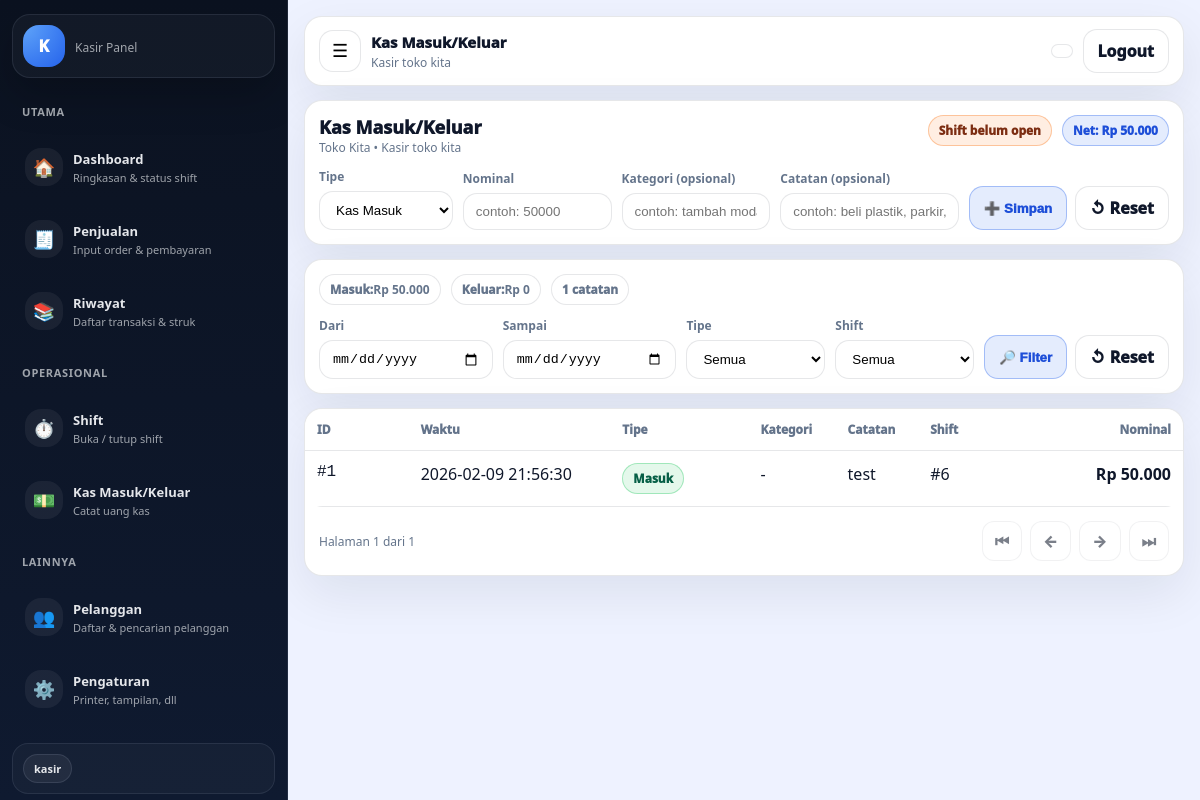
Screenshot of /advance/kasir_cashdraw.php (signed in) with the database file from the repository.
### tables this page shows
CREATE TABLE `stores` (
  `id` bigint(20) UNSIGNED NOT NULL,
  `name` varchar(150) NOT NULL,
  `address` text DEFAULT NULL,
  `phone` varchar(50) DEFAULT NULL,
  `owner_admin_id` bigint(20) UNSIGNED NOT NULL,
  `is_active` tinyint(1) DEFAULT 1,
  `store_type` enum('basic','bom') NOT NULL DEFAULT 'bom',
  `created_at` timestamp NOT NULL DEFAULT current_timestamp(),
  `receipt_header` varchar(255) DEFAULT NULL,
  `receipt_footer` varchar(255) DEFAULT NULL,
  `receipt_show_logo` tinyint(1) DEFAULT 1,
  `receipt_auto_print` tinyint(1) DEFAULT 1,
  `receipt_paper` enum('58mm','80mm') DEFAULT '80mm',
  `receipt_logo_path` varchar(255) DEFAULT NULL
);

CREATE TABLE `cash_movements` (
  `id` bigint(20) UNSIGNED NOT NULL,
  `store_id` bigint(20) UNSIGNED NOT NULL,
  `shift_id` bigint(20) UNSIGNED DEFAULT NULL,
  `kasir_id` bigint(20) UNSIGNED NOT NULL,
  `type` enum('in','out') NOT NULL,
  `amount` int(11) NOT NULL DEFAULT 0,
  `category` varchar(50) DEFAULT NULL,
  `note` varchar(255) DEFAULT NULL,
  `created_at` datetime NOT NULL DEFAULT current_timestamp()
);

### advance/kasir_cashdraw.php (the view, shortened to what this page needs)
<?php
require __DIR__ . '/../config/db.php';
$actor = auth_user();
$kasirId = (int)($actor['id'] ?? 0);
function rupiah(int $n): string {
  return 'Rp ' . number_format($n, 0, ',', '.');
}
$storeId = resolve_store_id($pdo, $actor);
$storeName = 'Toko';
$st = $pdo->prepare('SELECT name FROM stores WHERE id=? LIMIT 1');
$st->execute([$storeId]);
if ($row = $st->fetch(PDO::FETCH_ASSOC)) $storeName = (string)$row['name'];
$activeShiftId = isset($_SESSION['active_shift_id']) ? (int)$_SESSION['active_shift_id'] : 0;
$dateFrom = trim((string)($_GET['date_from'] ?? ''));
$dateTo   = trim((string)($_GET['date_to'] ?? ''));
$typeF    = trim((string)($_GET['type'] ?? ''));
$shiftF   = trim((string)($_GET['shift'] ?? ''));
$page = (int)($_GET['page'] ?? 1);
$perPage = 20;
$where = ['cm.store_id = :store_id', 'cm.kasir_id = :kasir_id'];
$params = [':store_id' => $storeId, ':kasir_id' => $kasirId];
$whereSql = implode(' AND ', $where);
$sumQ = $pdo->prepare("
  SELECT
    COALESCE(SUM(CASE WHEN cm.type='in'  THEN cm.amount ELSE 0 END),0) AS total_in,
    COALESCE(SUM(CASE WHEN cm.type='out' THEN cm.amount ELSE 0 END),0) AS total_out,
    COUNT(*) AS cnt
  FROM cash_movements cm
  WHERE $whereSql
");
$sumQ->execute($params);
$sum = $sumQ->fetch(PDO::FETCH_ASSOC) ?: ['total_in'=>0,'total_out'=>0,'cnt'=>0];
$totalIn  = (int)($sum['total_in'] ?? 0);
$totalOut = (int)($sum['total_out'] ?? 0);
$totalCnt = (int)($sum['cnt'] ?? 0);
$net = $totalIn - $totalOut;
$totalPages = (int)max(1, (int)ceil($totalCnt / $perPage));
$offset = ($page - 1) * $perPage;
$listQ = $pdo->prepare("
  SELECT cm.id, cm.type, cm.amount, cm.category, cm.note, cm.shift_id, cm.created_at
  FROM cash_movements cm
  WHERE $whereSql
  ORDER BY cm.id DESC
  LIMIT $perPage OFFSET $offset
");
$listQ->execute($params);
$rows = $listQ->fetchAll(PDO::FETCH_ASSOC);
require __DIR__ . '/../publik/partials/kasir_layout_top.php';
function build_qs(array $overrides = []): string {
  $q = $_GET;
  foreach ($overrides as $k => $v) {
    if ($v === null) unset($q[$k]); else $q[$k] = (string)$v;
  }
  return http_build_query($q);
}
?>
<div class="grid">
  <section class="card card-pad">
    <div class="hrow">
      <div>
        <h1 class="title">Kas Masuk/Keluar</h1>
        <div class="muted"><?= htmlspecialchars($storeName) ?> • <?= htmlspecialchars((string)$actor['name']) ?></div>
      </div>
      <div style="display:flex; gap:10px; align-items:center; flex-wrap:wrap;">
        <?php if($activeShiftId>0): ?>
          <span class="pill good">Shift aktif: #<?= (int)$activeShiftId ?></span>
        <?php else: ?>
          <span class="pill warn">Shift belum open</span>
        <?php endif; ?>
        <span class="pill brand">Net: <?= rupiah($net) ?></span>
      </div>
    </div>
    <div style="height:12px"></div>
    <form method="post" class="formgrid">
      <div>
        <label>Tipe</label>
        <select name="type" required>
          <option value="in">Kas Masuk</option>
        </select>
      </div>
      <div>
        <label>Nominal</label>
        <input type="number" name="amount" min="1" placeholder="contoh: 50000" required>
      </div>
      <div class="full">
        <label>Kategori (opsional)</label>
        <input name="category" placeholder="contoh: tambah modal / pengeluaran">
      </div>
      <div class="full">
        <label>Catatan (opsional)</label>
        <input name="note" placeholder="contoh: beli plastik, parkir, dll">
      </div>
      <div class="actions">
        <button class="btn primary" type="submit">➕ Simpan</button>
        <a class="btn" href="kasir_cashdraw.php">↺ Reset</a>
      </div>
    </form>
  </section>
  <section class="card card-pad">
    <div class="hrow">
      <div style="display:flex; gap:10px; flex-wrap:wrap;">
        <span class="pill">Masuk: <b><?= rupiah($totalIn) ?></b></span>
        <span class="pill">Keluar: <b><?= rupiah($totalOut) ?></b></span>
        <span class="pill"><?= (int)$totalCnt ?> catatan</span>
      </div>
    </div>
    <div style="height:12px"></div>
    <form class="filters" method="get">
      <div>
        <label>Dari</label>
        <input type="date" name="date_from" value="<?= htmlspecialchars($dateFrom) ?>">
      </div>
      <div>
        <label>Sampai</label>
        <input type="date" name="date_to" value="<?= htmlspecialchars($dateTo) ?>">
      </div>
      <div>
        <label>Tipe</label>
        <select name="type">
          <option value="" <?= $typeF===''?'selected':'' ?>>Semua</option>
        </select>
      </div>
      <div>
        <label>Shift</label>
        <select name="shift">
          <option value="" <?= $shiftF===''?'selected':'' ?>>Semua</option>
        </select>
      </div>
      <div class="actions">
        <button class="btn primary" type="submit">🔎 Filter</button>
        <a class="btn" href="kasir_cashdraw.php">↺ Reset</a>
      </div>
    </form>
  </section>
  <section class="card">
    <div class="desktopOnly">
      <div class="twrap">
        <table>
          <thead>
            <tr>
              <th style="min-width:90px">ID</th>
              <th style="min-width:160px">Waktu</th>
              <th style="min-width:120px">Tipe</th>
              <th>Kategori</th>
              <th>Catatan</th>
              <th style="min-width:90px">Shift</th>
              <th class="right" style="min-width:140px">Nominal</th>
            </tr>
          </thead>
          <tbody>
          <?php if(!$rows): ?>
            <tr><td colspan="7" class="muted" style="padding:18px">Belum ada catatan kas.</td></tr>
          <?php else: ?>
            <?php foreach($rows as $r): ?>
              <?php
                $tp = (string)($r['type'] ?? '');
                $tpLbl = $tp === 'in' ? 'Masuk' : 'Keluar';
                $tpPill = $tp === 'in' ? 'pill good' : 'pill warn';
              ?>
              <tr>
                <td class="mono">#<?= (int)$r['id'] ?></td>
                <td class="nowrap"><?= htmlspecialchars((string)$r['created_at']) ?></td>
                <td><span class="<?= $tpPill ?>"><?= htmlspecialchars($tpLbl) ?></span></td>
                <td><?= htmlspecialchars((string)($r['category'] ?? '-')) ?></td>
                <td><?= htmlspecialchars((string)($r['note'] ?? '-')) ?></td>
                <td><?= $r['shift_id'] ? ('#'.(int)$r['shift_id']) : '-' ?></td>
                <td class="right nowrap"><b><?= rupiah((int)$r['amount']) ?></b></td>
              </tr>
            <?php endforeach; ?>
          <?php endif; ?>
          </tbody>
        </table>
      </div>
    </div>
    <div class="card-pad" style="display:flex; justify-content:space-between; align-items:center; gap:12px; flex-wrap:wrap;">
      <div class="muted">Halaman <?= (int)$page ?> dari <?= (int)$totalPages ?></div>
      <div class="pager">
        <?php $prev=$page-1; $next=$page+1; ?>
        <a class="btn" href="kasir_cashdraw.php?<?= htmlspecialchars(build_qs(['page'=>1])) ?>" <?= $page<=1?'style="pointer-events:none; opacity:.55"':'' ?>>⏮</a>
        <a class="btn" href="kasir_cashdraw.php?<?= htmlspecialchars(build_qs(['page'=>$prev])) ?>" <?= $page<=1?'style="pointer-events:none; opacity:.55"':'' ?>>←</a>
        <a class="btn" href="kasir_cashdraw.php?<?= htmlspecialchars(build_qs(['page'=>$next])) ?>" <?= $page>=$totalPages?'style="pointer-events:none; opacity:.55"':'' ?>>→</a>
        <a class="btn" href="kasir_cashdraw.php?<?= htmlspecialchars(build_qs(['page'=>$totalPages])) ?>" <?= $page>=$totalPages?'style="pointer-events:none; opacity:.55"':'' ?>>⏭</a>
      </div>
    </div>
  </section>
</div>
<?php require __DIR__ . '/../publik/partials/kasir_layout_bottom.php'; ?>

### publik/partials/kasir_layout_top.php (style rules this page uses)
:root { --bg: #eef2ff; --surface: #ffffff; --ink: #0f172a; --muted: #64748b; --line: rgba(15,23,42,.10); --sidebar: #0b1220; --sidebar2:#0f1a30; --sb-ink: #e5e7eb; --sb-muted: rgba(229,231,235,.68); --sb-line: rgba(148,163,184,.14); --brand: #2563eb; --accent:#f97316; --good: #16a34a; --radius: 18px; --sb-open: 288px; --sb-mini: 84px; }
* { box-sizing:border-box; }
body { margin:0; font-family: system-ui,-apple-system,Segoe UI,Roboto,Arial; background: var(--bg); color: var(--ink); overflow-x: hidden; }
a { color:inherit; }
.pill { padding:8px 10px; border-radius:999px; border:1px solid var(--line); background:#fff; font-size:12px; font-weight:900; color: var(--muted); white-space:nowrap; }
.btn { display:inline-flex; align-items:center; gap:8px; padding:10px 12px; border-radius: 14px; border:1px solid var(--line); background:#fff; cursor:pointer; font-weight: 900; text-decoration:none; -webkit-tap-highlight-color: transparent; }

### advance/kasir_cashdraw.php (style rules this page uses)
.card { background: var(--surface); border:1px solid var(--line); border-radius: var(--radius); box-shadow: 0 18px 50px rgba(15,23,42,.08); }
.card-pad { padding:14px; }
.grid { display:grid; gap:14px; }
.hrow { display:flex; align-items:flex-start; justify-content:space-between; gap:12px; flex-wrap:wrap; }
.title { font-size:18px; font-weight: 1000; margin:0; }
.muted { color: var(--muted); font-size:12px; }
.pill { display:inline-flex; align-items:center; padding:6px 10px; border-radius:999px; border:1px solid var(--line); font-size:12px; font-weight:950; color: var(--muted); background:#fff; }
.pill.good { border-color: rgba(34,197,94,.35); background: rgba(34,197,94,.12); color:#065f46; }
.pill.warn { border-color: rgba(249,115,22,.35); background: rgba(249,115,22,.12); color:#7c2d12; }
.pill.brand { border-color: rgba(37,99,235,.35); background: rgba(37,99,235,.12); color:#1d4ed8; }
label { font-size:12px; font-weight:900; color: var(--muted); display:block; margin-bottom:6px; }
input, select { width:100%; padding:10px 12px; border-radius:14px; border:1px solid var(--line); outline:none; background:#fff; }
.btn { display:inline-flex; align-items:center; justify-content:center; gap:8px; padding:10px 14px; border-radius:14px; border:1px solid var(--line); background:#fff; font-weight:950; cursor:pointer; text-decoration:none; white-space:nowrap; }
.btn.primary { background: rgba(37,99,235,.12); border-color: rgba(37,99,235,.35); color:#1d4ed8; }
.formgrid, .filters { display:grid; gap:10px; }
@media (min-width: 920px) { .formgrid { grid-template-columns: .9fr 1fr 1fr 1.2fr auto; align-items:end; } }
@media (min-width: 920px) { .filters { grid-template-columns: 1fr 1fr .8fr .8fr auto; align-items:end; } }
@media (min-width: 920px) { .actions { display:flex; gap:8px; } }
.twrap { overflow:auto; border-radius: var(--radius); }
table { width:100%; border-collapse: separate; border-spacing: 0; position: relative; }
th, td { padding: 12px 12px; border-bottom: 1px solid var(--line); text-align:left; vertical-align:top; }
th { font-size:12px; color: var(--muted); font-weight: 950; background: rgba(255,255,255,.85); position: sticky; top: 0; z-index: 2; backdrop-filter: blur(10px); }
.mono { font-family: ui-monospace, SFMono-Regular, Menlo, Monaco, Consolas, 'Courier New', monospace; }
.right { text-align:right; }
.nowrap { white-space:nowrap; }
.pager { display:flex; gap:8px; align-items:center; justify-content:flex-end; flex-wrap:wrap; }
.pager .btn { padding:8px 12px; border-radius: 12px; }
.desktopOnly { display:block; }

### rows the page displays
stores: name "Toko Kita"
cash_movements: id "1", created_at "2026-02-09 21:56:30", type "Masuk", category "-", note "test", shift "6", amount "Rp 50.000"

### other values shown
$role "kasir"
$pageTitle "Kas Masuk/Keluar"
$kasirName "Kasir toko kita"
$actor['name'] "Kasir toko kita"
rupiah($net) "Rp 50.000"
rupiah($totalIn) "Rp 50.000"
rupiah($totalOut) "Rp 0"
$totalCnt "1"
$page "1"
$totalPages "1"
